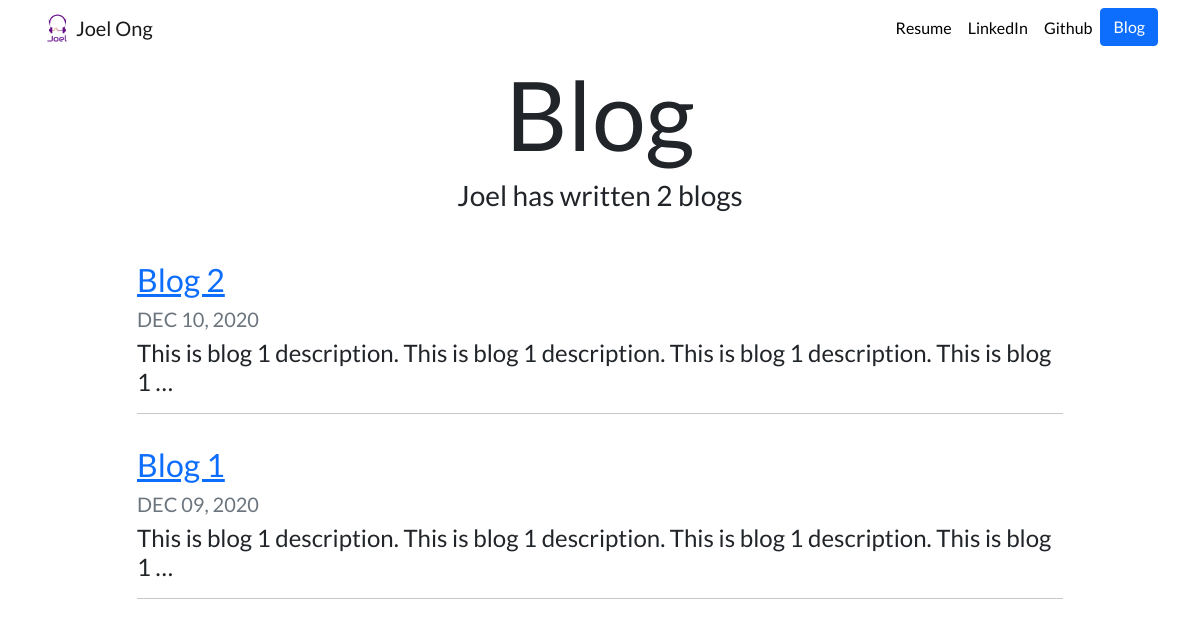
Screenshot of /blog/ with the database file from the repository.
### blog/models.py (models this page shows, shortened)
class Blog(models.Model):
    title = models.CharField(max_length=200)
    description = models.TextField()
    date = models.DateField()

### blog/views.py (the view)
# urls.py: path('', views.all_blogs, name='all_blogs'),
def all_blogs(request):
    blogs = Blog.objects.order_by('-date')
    return render(request, 'blog/all_blogs.html', {"blogs": blogs})

### blog/templates/blog/all_blogs.html
{% extends 'portfolio/base.html' %}
{% load static %}
{% block content %}
  <h1 id="blogtitle" class="font-weight-bold text-center">Blog</h1>
  <h3 class="text-center mb-5">Joel has written {{blogs.count}} blog{{blogs.count|pluralize}}</h3>
  {% for blog in blogs %}
    <div class="row justify-content-center my-3">
      <div class="col-md-10">
        <a href="{% url 'blog:detail' blog.id %}" class="font-weight-bold">
          <h2>{{blog.title}}</h2>
        </a>
        <h5 class="text-muted">{{blog.date|date:'M d, Y'|upper}}</h5>
        <h4>{{blog.description|striptags|truncatechars:100}}</h4>
        <hr>
      </div>
    </div>
  {% endfor %}
{% endblock %}

### portfolio/static/portfolio/custom.css (style rules this page uses)
body { font-family: 'Lato', sans-serif; }
#blogtitle { font-size: 6rem; }

### rows the page displays
Blog: title "Blog 2", date "DEC 10, 2020", description "This is blog 1 description. This is blog 1 description. This is blog 1 description. This is blog 1 …"
Blog: title "Blog 1", date "DEC 09, 2020", description "This is blog 1 description. This is blog 1 description. This is blog 1 description. This is blog 1 …"

### other values shown
{{ blogs.count }} "2"
